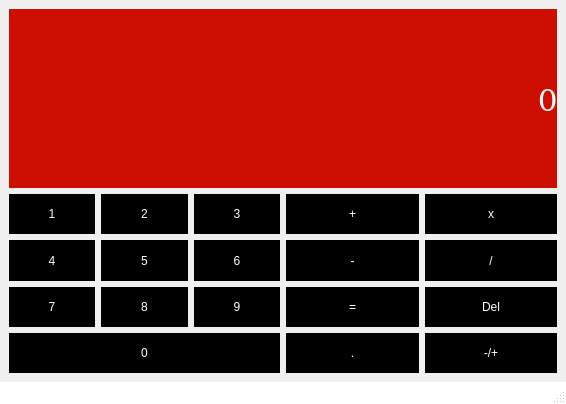
<?xml version="1.0" encoding="UTF-8"?>
<ui version="4.0">
 <class>TaschenrechnerW</class>
 <widget class="QMainWindow" name="TaschenrechnerW">
  <property name="geometry">
   <rect>
    <x>0</x>
    <y>0</y>
    <width>566</width>
    <height>404</height>
   </rect>
  </property>
  <property name="windowTitle">
   <string>TaschenrechnerW</string>
  </property>
  <property name="styleSheet">
   <string notr="true">QMainWindow{
background-color:#ffffff;
}</string>
  </property>
  <widget class="QWidget" name="centralwidget">
   <property name="autoFillBackground">
    <bool>true</bool>
   </property>
   <layout class="QVBoxLayout" name="verticalLayout">
    <item>
     <widget class="QLabel" name="Ausgabe">
      <property name="font">
       <font>
        <family>Adobe New Century Schoolbook [Adobe]</family>
        <pointsize>25</pointsize>
        <weight>50</weight>
        <bold>false</bold>
       </font>
      </property>
      <property name="styleSheet">
       <string notr="true">QLabel{
		background-color:#cc0f00;
		color:#ffffff;
}
		</string>
      </property>
      <property name="text">
       <string>0</string>
      </property>
      <property name="alignment">
       <set>Qt::AlignRight|Qt::AlignTrailing|Qt::AlignVCenter</set>
      </property>
     </widget>
    </item>
    <item>
     <layout class="QHBoxLayout" name="horizontalLayout_2">
      <item>
       <layout class="QGridLayout" name="gridLayout">
        <item row="0" column="0">
         <widget class="QPushButton" name="eins">
          <property name="sizePolicy">
           <sizepolicy hsizetype="Preferred" vsizetype="Preferred">
            <horstretch>0</horstretch>
            <verstretch>0</verstretch>
           </sizepolicy>
          </property>
          <property name="styleSheet">
           <string notr="true">QPushButton{
background-color:#000000;
color:#ffffff;
border:1px;
}</string>
          </property>
          <property name="text">
           <string>1</string>
          </property>
         </widget>
        </item>
        <item row="1" column="0">
         <widget class="QPushButton" name="vier">
          <property name="sizePolicy">
           <sizepolicy hsizetype="Preferred" vsizetype="Preferred">
            <horstretch>0</horstretch>
            <verstretch>0</verstretch>
           </sizepolicy>
          </property>
          <property name="styleSheet">
           <string notr="true">QPushButton{
background-color:#000000;
color:#ffffff;
border:1px;
}</string>
          </property>
          <property name="text">
           <string>4</string>
          </property>
         </widget>
        </item>
        <item row="0" column="1">
         <widget class="QPushButton" name="zwei">
          <property name="sizePolicy">
           <sizepolicy hsizetype="Preferred" vsizetype="Preferred">
            <horstretch>0</horstretch>
            <verstretch>0</verstretch>
           </sizepolicy>
          </property>
          <property name="styleSheet">
           <string notr="true">QPushButton{
background-color:#000000;
color:#ffffff;
border:1px;
}</string>
          </property>
          <property name="text">
           <string>2</string>
          </property>
         </widget>
        </item>
        <item row="2" column="1">
         <widget class="QPushButton" name="acht">
          <property name="sizePolicy">
           <sizepolicy hsizetype="Preferred" vsizetype="Preferred">
            <horstretch>0</horstretch>
            <verstretch>0</verstretch>
           </sizepolicy>
          </property>
          <property name="styleSheet">
           <string notr="true">QPushButton{
background-color:#000000;
color:#ffffff;
border:1px;
}</string>
          </property>
          <property name="text">
           <string>8</string>
          </property>
         </widget>
        </item>
        <item row="2" column="2">
         <widget class="QPushButton" name="neun">
          <property name="sizePolicy">
           <sizepolicy hsizetype="Preferred" vsizetype="Preferred">
            <horstretch>0</horstretch>
            <verstretch>0</verstretch>
           </sizepolicy>
          </property>
          <property name="styleSheet">
           <string notr="true">QPushButton{
background-color:#000000;
color:#ffffff;
border:1px;
}</string>
          </property>
          <property name="text">
           <string>9</string>
          </property>
         </widget>
        </item>
        <item row="2" column="0">
         <widget class="QPushButton" name="sieben">
          <property name="sizePolicy">
           <sizepolicy hsizetype="Preferred" vsizetype="Preferred">
            <horstretch>0</horstretch>
            <verstretch>0</verstretch>
           </sizepolicy>
          </property>
          <property name="styleSheet">
           <string notr="true">QPushButton{
background-color:#000000;
color:#ffffff;
border:1px;
}</string>
          </property>
          <property name="text">
           <string>7</string>
          </property>
         </widget>
        </item>
        <item row="1" column="1">
         <widget class="QPushButton" name="fuenf">
          <property name="sizePolicy">
           <sizepolicy hsizetype="Preferred" vsizetype="Preferred">
            <horstretch>0</horstretch>
            <verstretch>0</verstretch>
           </sizepolicy>
          </property>
          <property name="styleSheet">
           <string notr="true">QPushButton{
background-color:#000000;
color:#ffffff;
border:1px;
}</string>
          </property>
          <property name="text">
           <string>5</string>
          </property>
         </widget>
        </item>
        <item row="0" column="2">
         <widget class="QPushButton" name="drei">
          <property name="sizePolicy">
           <sizepolicy hsizetype="Preferred" vsizetype="Preferred">
            <horstretch>0</horstretch>
            <verstretch>0</verstretch>
           </sizepolicy>
          </property>
          <property name="styleSheet">
           <string notr="true">QPushButton{
background-color:#000000;
color:#ffffff;
border:1px;
}</string>
          </property>
          <property name="text">
           <string>3</string>
          </property>
         </widget>
        </item>
        <item row="1" column="2">
         <widget class="QPushButton" name="sechs">
          <property name="sizePolicy">
           <sizepolicy hsizetype="Preferred" vsizetype="Preferred">
            <horstretch>0</horstretch>
            <verstretch>0</verstretch>
           </sizepolicy>
          </property>
          <property name="styleSheet">
           <string notr="true">QPushButton{
background-color:#000000;
color:#ffffff;
border:1px;
}</string>
          </property>
          <property name="text">
           <string>6</string>
          </property>
         </widget>
        </item>
        <item row="3" column="0" colspan="3">
         <widget class="QPushButton" name="nulli">
          <property name="sizePolicy">
           <sizepolicy hsizetype="Preferred" vsizetype="Preferred">
            <horstretch>0</horstretch>
            <verstretch>0</verstretch>
           </sizepolicy>
          </property>
          <property name="styleSheet">
           <string notr="true">QPushButton{
background-color:#000000;
color:#ffffff;
border:1px;
}</string>
          </property>
          <property name="text">
           <string>0</string>
          </property>
         </widget>
        </item>
       </layout>
      </item>
      <item>
       <layout class="QGridLayout" name="gridLayout_2">
        <item row="1" column="1">
         <widget class="QPushButton" name="teil">
          <property name="sizePolicy">
           <sizepolicy hsizetype="Preferred" vsizetype="Preferred">
            <horstretch>0</horstretch>
            <verstretch>0</verstretch>
           </sizepolicy>
          </property>
          <property name="styleSheet">
           <string notr="true">QPushButton{
background-color:#000000;
color:#ffffff;
border:1px;
}</string>
          </property>
          <property name="text">
           <string>/</string>
          </property>
         </widget>
        </item>
        <item row="1" column="0">
         <widget class="QPushButton" name="minus">
          <property name="sizePolicy">
           <sizepolicy hsizetype="Preferred" vsizetype="Preferred">
            <horstretch>0</horstretch>
            <verstretch>0</verstretch>
           </sizepolicy>
          </property>
          <property name="styleSheet">
           <string notr="true">QPushButton{
background-color:#000000;
color:#ffffff;
border:1px;
}</string>
          </property>
          <property name="text">
           <string>-</string>
          </property>
         </widget>
        </item>
        <item row="0" column="1">
         <widget class="QPushButton" name="mal">
          <property name="sizePolicy">
           <sizepolicy hsizetype="Preferred" vsizetype="Preferred">
            <horstretch>0</horstretch>
            <verstretch>0</verstretch>
           </sizepolicy>
          </property>
          <property name="styleSheet">
           <string notr="true">QPushButton{
background-color:#000000;
color:#ffffff;
border:1px;
}</string>
          </property>
          <property name="text">
           <string>x</string>
          </property>
         </widget>
        </item>
        <item row="2" column="0">
         <widget class="QPushButton" name="gleich">
          <property name="sizePolicy">
           <sizepolicy hsizetype="Preferred" vsizetype="Preferred">
            <horstretch>0</horstretch>
            <verstretch>0</verstretch>
           </sizepolicy>
          </property>
          <property name="styleSheet">
           <string notr="true">QPushButton{
background-color:#000000;
color:#ffffff;
border:1px;
}</string>
          </property>
          <property name="text">
           <string>=</string>
          </property>
         </widget>
        </item>
        <item row="2" column="1">
         <widget class="QPushButton" name="del">
          <property name="sizePolicy">
           <sizepolicy hsizetype="Preferred" vsizetype="Preferred">
            <horstretch>0</horstretch>
            <verstretch>0</verstretch>
           </sizepolicy>
          </property>
          <property name="styleSheet">
           <string notr="true">QPushButton{
background-color:#000000;
color:#ffffff;
border:1px;
}</string>
          </property>
          <property name="text">
           <string>Del</string>
          </property>
         </widget>
        </item>
        <item row="0" column="0">
         <widget class="QPushButton" name="plus">
          <property name="sizePolicy">
           <sizepolicy hsizetype="Preferred" vsizetype="Preferred">
            <horstretch>0</horstretch>
            <verstretch>0</verstretch>
           </sizepolicy>
          </property>
          <property name="styleSheet">
           <string notr="true">QPushButton{
background-color:#000000;
color:#ffffff;
border:1px;
}</string>
          </property>
          <property name="text">
           <string>+</string>
          </property>
         </widget>
        </item>
        <item row="3" column="0">
         <widget class="QPushButton" name="dezi">
          <property name="sizePolicy">
           <sizepolicy hsizetype="Preferred" vsizetype="Preferred">
            <horstretch>0</horstretch>
            <verstretch>0</verstretch>
           </sizepolicy>
          </property>
          <property name="styleSheet">
           <string notr="true">QPushButton{
background-color:#000000;
color:#ffffff;
border:1px;
}</string>
          </property>
          <property name="text">
           <string>.</string>
          </property>
         </widget>
        </item>
        <item row="3" column="1">
         <widget class="QPushButton" name="Vorzeichen">
          <property name="sizePolicy">
           <sizepolicy hsizetype="Preferred" vsizetype="Preferred">
            <horstretch>0</horstretch>
            <verstretch>0</verstretch>
           </sizepolicy>
          </property>
          <property name="styleSheet">
           <string notr="true">QPushButton{
background-color:#000000;
color:#ffffff;
border:1px;
}</string>
          </property>
          <property name="text">
           <string>-/+</string>
          </property>
         </widget>
        </item>
       </layout>
      </item>
     </layout>
    </item>
   </layout>
  </widget>
  <widget class="QMenuBar" name="menubar">
   <property name="geometry">
    <rect>
     <x>0</x>
     <y>0</y>
     <width>566</width>
     <height>23</height>
    </rect>
   </property>
  </widget>
  <widget class="QStatusBar" name="statusbar"/>
 </widget>
 <resources/>
 <connections/>
</ui>
